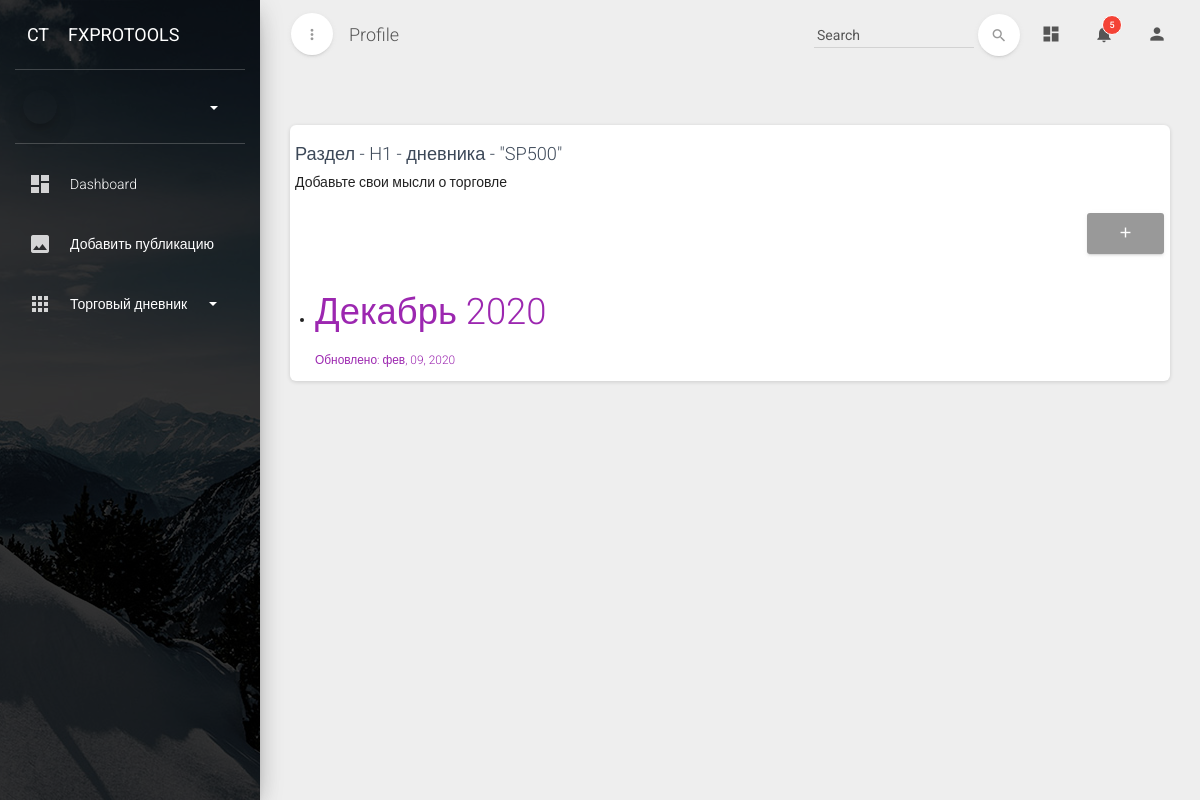
Screenshot of /diary/1/3/ with the database file from the repository.
### diary/models.py (models this page shows, shortened)
class DiarySubCategory(models.Model):
    parent = models.ForeignKey(DiaryCategory, blank=True, on_delete=models.CASCADE,
                               verbose_name='Дневник')
    name = models.CharField(max_length=100, verbose_name='Название категории')
    update_date = models.DateTimeField(auto_now=True, verbose_name='')
    class Meta:
        verbose_name = 'Категория дневника'
        verbose_name_plural = 'Категории дневника'

class DiaryCategory(models.Model):
    name = models.CharField(default='Новый дневник', max_length=150, db_index=True, verbose_name='Название дневника')
    author = models.ForeignKey(User, default=None, on_delete=models.CASCADE, verbose_name='Автор дневника')
    cat_img = models.ImageField(default='diary_img/diary.jpeg', upload_to='diary_img',
                                verbose_name='Изображение категории')
    update_date = models.DateTimeField(auto_now=True, verbose_name='Дата обновления')
    class Meta:
        verbose_name = 'Дневник'
        verbose_name_plural = 'Дневники'
    def get_absolute_url(self):
        return reverse('diary_cat_detail', kwargs={'cat_pk': self.pk})

class DiaryNote(models.Model):
    category = models.ForeignKey(DiarySubCategory, on_delete=models.CASCADE, verbose_name='Категория дневника')
    title = models.CharField(max_length=150, db_index=True, default='Новая заметка', verbose_name='Заметка')
    content = RichTextUploadingField(blank=True, verbose_name='Текст заметки')
    create_date = models.DateTimeField(auto_now_add=True, verbose_name='Дата создания')
    update_date = models.DateTimeField(auto_now=True, verbose_name='Дата обновления')
    class Meta:
        verbose_name = 'Заметка'
        verbose_name_plural = 'Заметки'

### diary/views.py (the view)
# urls.py: path('<int:cat_pk>/<int:sub_pk>/', DiarySubCategoryDetailView.as_view(), name='diary_subcat_detail'),
class DiarySubCategoryDetailView(DetailView):
    model = DiarySubCategory
    template_name = 'diary/diarysubcategory_detail.html'
    pk_url_kwarg = 'sub_pk'
    def get_context_data(self, **kwargs):
        context = super().get_context_data(**kwargs)
        context['notes'] = DiaryNote.objects.filter(category=self.object)
        return context

### context_processors/profile_menu.py (called while the page is built)
def menu(request):
    diarycat = DiaryCategory.objects.all()
    return {'categories': diarycat}

### templates/diary/diarysubcategory_detail.html (shortened to what this page needs)
{% extends 'base_profile.html' %}
{% load static %}
{% load crispy_forms_tags %}
{% block content %}
    <div class="content">
        <div class="container-fluid">
            <div class="row">
                <div class="col-md-12">
                    <div class="card h-100">
                        <div class="card-header card-header-primary">
                            <div class="row">
                                <div class="col-8">
                                    <h4 class="card-title">Раздел - {{ object.name }} - дневника -
                                        "{{ object.parent.name }}"</h4>
                                    <p class="card-category"> Добавьте свои мысли о торговле </p>
                                </div>
                                <div class="col-4 text-right">
                                    <a href="{% url 'diary_note_create' cat_pk=object.parent.id sub_pk=object.id %}"
                                       type="button"
                                       rel="tooltip" class="btn btn-default">
                                        <i class="material-icons">add</i>
                                    </a>
                                </div>
                            </div>
                        </div>
                        <div class="card-body">
                            <div class="row sticky">
                                <ul>
                                    {% for note in notes %}
                                        <li>
                                            <a href="{% url 'diary_note_update' cat_pk=object.parent.id sub_pk=object.id note_pk=note.id %}">
                                                <h2>{{ note.title }}</h2>
                                                <small>Обновлено: {{ note.update_date|date:'b, d, Y' }}</small>
                                            </a>
                                        </li>
                                    {% endfor %}
                                </ul>
                            </div>
                        </div>
                    </div>
                </div>
            </div>
        </div>
    </div>
{% endblock %}

### rows the page displays
DiarySubCategory: name "H1", parent.name "SP500"
DiaryNote: title "Декабрь 2020", update_date "фев, 09, 2020"
